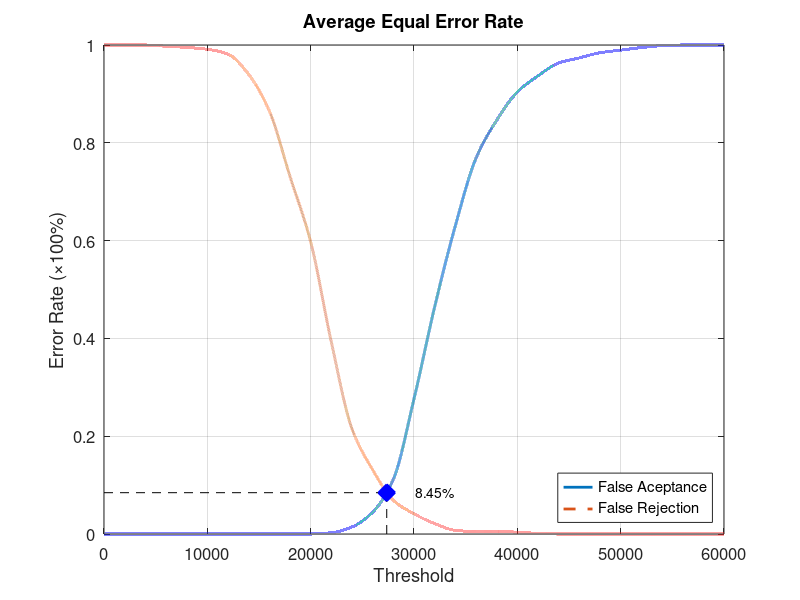
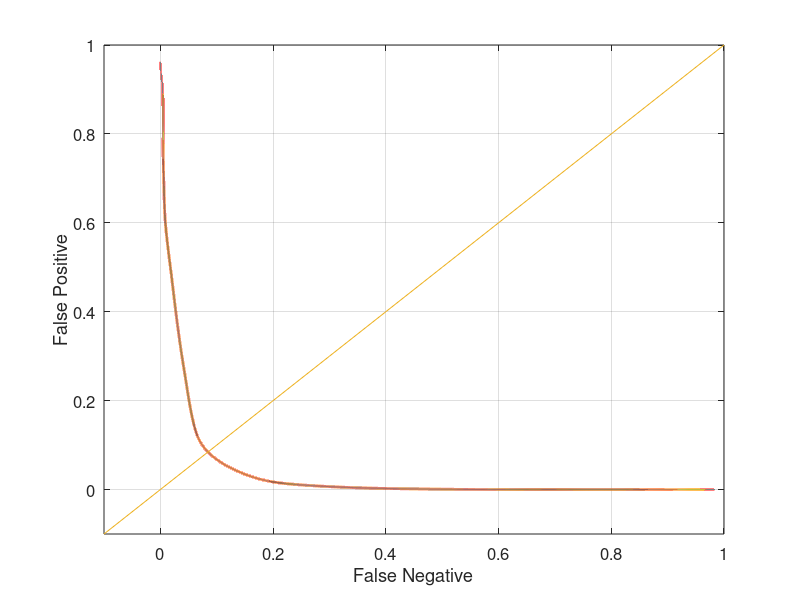

MATLAB code for these plots, in order:
function yEER = Experiment3Average
close all;
clear;
clc;
x = 0:2000:60000;
xq = 0:0.5:60000;

y0 = [0 0 0 0 0 0 0 0 0 0 0 0.00263158 0.0144737 0.0447368 0.111842 0.276316 0.464474 0.630263 0.768421 0.846053 0.903947 0.936842 0.963158 0.973684 0.984211 0.989474 0.994737 0.998684 1 1 1];
yy0 = interp1(x, y0, xq, 'pchip');
y1 = [1 1 1 0.9975 0.995 0.99125 0.98125 0.94 0.865 0.73125 0.5975 0.3925 0.215 0.13125 0.06875 0.04125 0.02125 0.0075 0.005 0.005 0.00375 0.00125 0 0 0 0 0 0 0 0 0];
yy1 = interp1(x, y1, xq, 'pchip');

% Calculating EER: 
y2 = abs(y0 - y1);
find(y2 == min(y2))
yy2 = abs(yy0 - yy1);
xEER = find(yy2 == min(yy2));
xEERIndex = xq(xEER) % X-axis EER
yEER = yy0(xEER) % Y-axis EER

main = figure
plot(xq, yy0,'-','LineWidth', 2);	hold on
plot(xq, yy1,'--','LineWidth', 2);	hold on
plot([xEERIndex xEERIndex], [0 yEER], 'k--');	hold on
plot([0 xEERIndex], [yEER yEER], 'k--');	hold on
plot(xEERIndex, yEER, 'bx', 'LineWidth', 10);	hold on
text(xEERIndex + 10 * xEERIndex / 100, yEER, [num2str(round((10000 * yEER)) / 100) '%'])
legend('False Aceptance', 'False Rejection', 'Location', 'SouthEast')
xlabel('Threshold')
ylabel('Error Rate (\times100%)')
title('Average Equal Error Rate')
set(gca, 'FontSize', 12)
axis([0 60000 0 1])
grid on

print(main, 'Experiment3AverageMain', '-dpng');
FNRxFPR = figure('Color', [1 1 1]);
plot(yy1, yy0, '-', yy1, yy0, 'LineWidth', 2);
hold on
y = -0.1:0.1:1
plot(y, y); 
set(gca, 'FontSize', 12)
xlabel('False Negative')
ylabel('False Positive')
axis([-0.1 1 -0.1 1])
set(gca, 'FontSize', 12)
grid on

print(FNRxFPR, 'Experiment3AverageFNRxFPR','-dpng');
end
